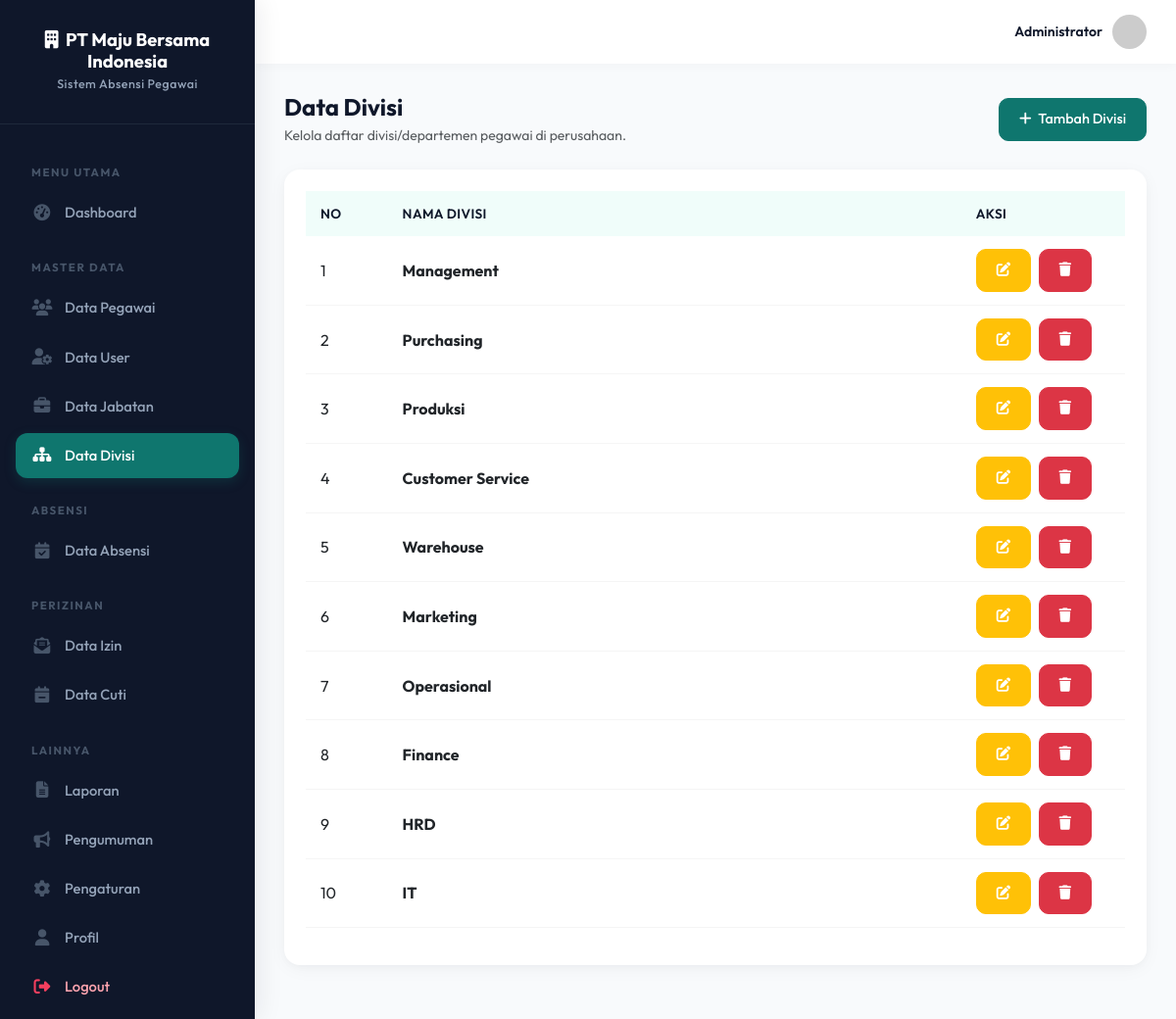
Page /admin/divisi.php (signed in) on the committed database.
### tables this page shows
CREATE TABLE divisi (
    id INT AUTO_INCREMENT PRIMARY KEY,
    nama_divisi VARCHAR(100) NOT NULL,
    created_at TIMESTAMP DEFAULT CURRENT_TIMESTAMP
);

### admin/divisi.php (the view, shortened to what this page needs)
<?php
require_once 'layout/header.php';
$action = $_GET['action'] ?? 'list';
?>
<div class="page-content">
    <?php if ($action == 'list'): ?>
        <div class="d-flex justify-content-between align-items-center mb-4">
            <div>
                <h4 class="fw-bold mb-1">Data Divisi</h4>
                <p class="text-muted small mb-0">Kelola daftar divisi/departemen pegawai di perusahaan.</p>
            </div>
            <a href="?action=add" class="btn btn-primary"><i class="fas fa-plus me-1"></i> Tambah Divisi</a>
        </div>
        <div class="card">
            <div class="card-body">
                <div class="table-responsive">
                    <table class="table table-hover">
                        <thead>
                            <tr>
                                <th width="10%">No</th>
                                <th>Nama Divisi</th>
                                <th width="20%">Aksi</th>
                            </tr>
                        </thead>
                        <tbody>
                            <?php
                            $q = $conn->query("SELECT * FROM divisi ORDER BY id DESC");
                            $no = 1;
                            if ($q->num_rows > 0):
                                while ($row = $q->fetch_assoc()):
                            ?>
                            <tr>
                                <td><?= $no++ ?></td>
                                <td><strong class="text-dark"><?= htmlspecialchars($row['nama_divisi']) ?></strong></td>
                                <td>
                                    <a href="?action=edit&id=<?= $row['id'] ?>" class="btn btn-sm btn-warning me-1 text-white" title="Edit"><i class="fas fa-edit"></i></a>
                                    <a href="?action=delete&id=<?= $row['id'] ?>" class="btn btn-sm btn-danger" onclick="return confirm('Apakah Anda yakin ingin menghapus divisi ini?')" title="Hapus"><i class="fas fa-trash"></i></a>
                                </td>
                            </tr>
                            <?php
                                endwhile;
                            else:
                            ?>
                            <tr>
                                <td colspan="3" class="text-center text-muted py-4">Belum ada data divisi.</td>
                            </tr>
                            <?php endif; ?>
                        </tbody>
                    </table>
                </div>
            </div>
        </div>
    <?php endif; ?>
</div>
<?php require_once 'layout/footer.php'; ?>

### assets/css/style.css (style rules this page uses)
:root { --primary: #0f766e; --primary-dark: #0d9488; --primary-light: #f0fdfa; --secondary: #64748b; --success: #0d9488; --danger: #e11d48; --warning: #d97706; --info: #0284c7; --bg: #f8fafc; --white: #ffffff; --sidebar-w: 260px; --text: #0f172a; --text-muted: #64748b; --shadow: 0 4px 20px -2px rgba(15, 23, 42, 0.05), 0 2px 8px -1px rgba(15, 23, 42, 0.03); --radius: 16px; }
* { box-sizing: border-box; }
body { font-family: 'Outfit', sans-serif; background: var(--bg); color: var(--text); margin: 0; }
a { text-decoration: none; }
.page-content { padding: 30px; }
.card { border: none; border-radius: var(--radius); box-shadow: var(--shadow); background: var(--white); margin-bottom: 25px; }
.card-body { padding: 22px; }
.table thead th { background: var(--primary-light); color: var(--text); font-weight: 600; font-size: 0.85rem; text-transform: uppercase; letter-spacing: 0.4px; border-bottom: none; padding: 13px 15px; }
.table tbody td { padding: 13px 15px; vertical-align: middle; border-color: #f5f5f5; }
.btn { border-radius: 10px; font-weight: 500; padding: 10px 20px; font-size: 0.9rem; transition: all 0.2s; }
.btn-primary { background: var(--primary); border-color: var(--primary); }

### rows in the picture
divisi: nama_divisi "Management"
divisi: nama_divisi "Purchasing"
divisi: nama_divisi "Produksi"
divisi: nama_divisi "Customer Service"
divisi: nama_divisi "Warehouse"
divisi: nama_divisi "Marketing"
divisi: nama_divisi "Operasional"
divisi: nama_divisi "Finance"
divisi: nama_divisi "HRD"
divisi: nama_divisi "IT"

### other values in the picture
NAMA_PERUSAHAAN "PT Maju Bersama Indonesia"
NAMA_SISTEM "Sistem Absensi Pegawai"
